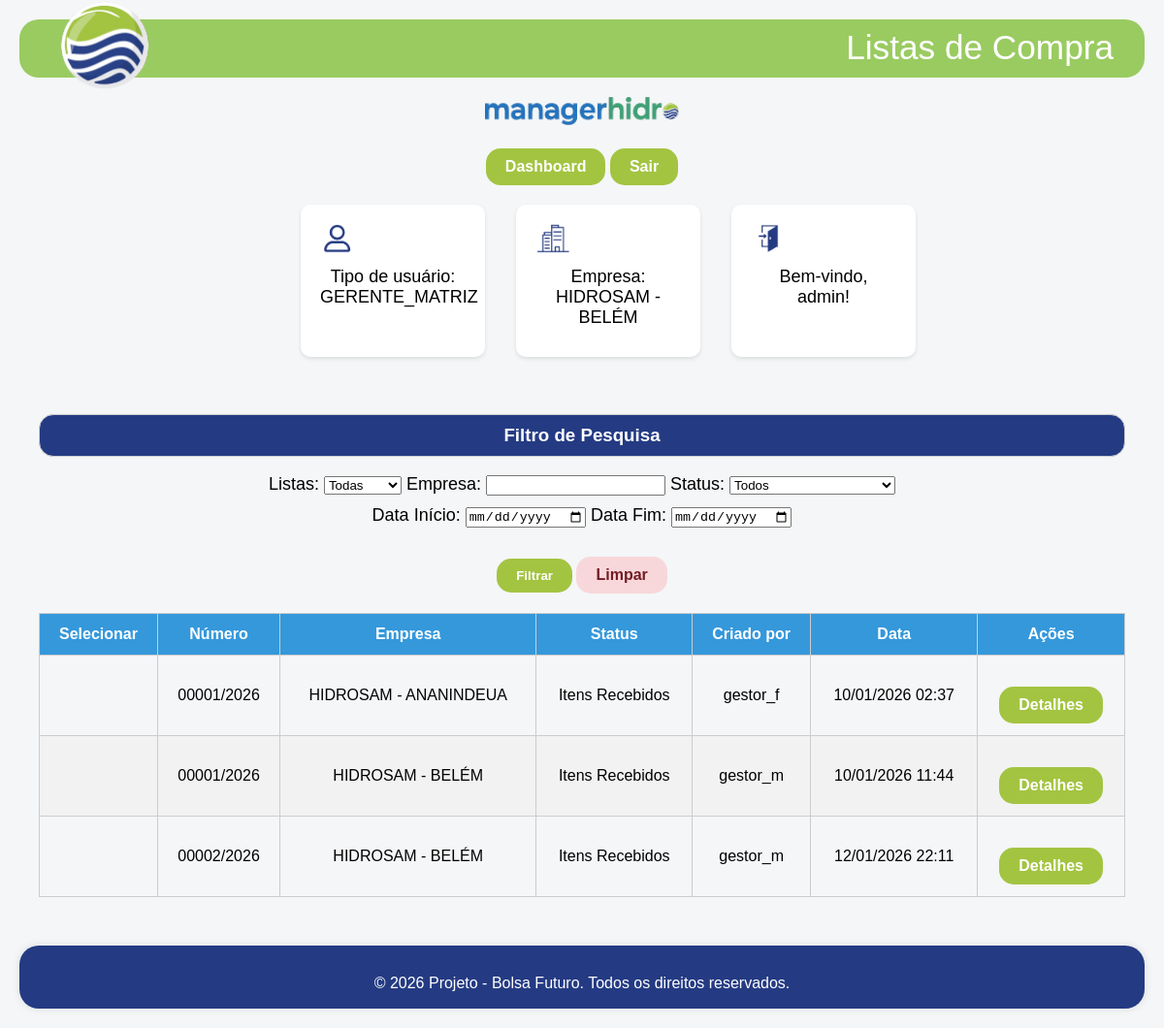
Page /compras/listas/ (signed in) on the committed database.
### usuarios/models.py (models this page shows, shortened)
class Usuario(AbstractUser):
    TIPOS_USUARIO = [
        ('GERENTE_MATRIZ', 'Gerente Matriz'),
        ('GERENTE_FILIAL', 'Gerente Filial'),
        ('GESTOR_MATRIZ', 'Gestor Matriz'),
        ('GESTOR_FILIAL', 'Gestor Filial'),
        ('FUNCIONARIO', 'Funcionário'),
    ]
    empresa = models.ForeignKey(Empresa, on_delete=models.CASCADE, null=True, blank=True)
    tipo_usuario = models.CharField(max_length=20, choices=TIPOS_USUARIO, null=True, blank=True)
    status_ativo = models.BooleanField(default=False)

### empresas/models.py (models this page shows, shortened)
class Empresa(models.Model):
    nome = models.CharField(max_length=150)
    endereco = models.CharField(max_length=255)
    email = models.EmailField()
    telefone = models.CharField(max_length=20)

### compras/models.py (models this page shows, shortened)
class ListaCompra(models.Model):
    STATUS = [
        ('EM_CRIACAO', 'Em Criação'),
        ('EM_PROCESSO_AUTORIZACAO', 'Em processo de autorização'),
        ('AUTORIZADA', 'Autorizada'),
        ('UNIDA', 'Unida'),
        ('EM_PROCESSO_CONSOLIDACAO', 'Em processo de consolidação'),
        ('CONSOLIDADA', 'Consolidada'),
        ('EM_PROCESSO_COMPRA', 'Em Processo de Compra'),
        ('EM_ENTREGA', 'Em Rota de Entrega'),
        ('RECEBIDA', 'Itens Recebidos'),
    ]
    numero = models.CharField(max_length=20, unique=False)  # Ex: 00001/2025
    empresa = models.ForeignKey(Empresa, on_delete=models.CASCADE, related_name="listas_compra")
    status = models.CharField(max_length=30, choices=STATUS, default='EM_CRIACAO')
    criado_por = models.ForeignKey(Usuario, on_delete=models.CASCADE, related_name="listas_criadas")
    data_criacao = models.DateTimeField(auto_now_add=True)
    listas_unidas = models.ManyToManyField("self", blank=True, symmetrical=False, related_name="lista_principal")
    class Meta:
        unique_together = ('empresa', 'numero')  # garante unicidade por empresa

### compras/views.py (the view)
# urls.py: path('listas/', views.lista_compras, name='lista_compras'),
@login_required(login_url='/login/')
def lista_compras(request):
    if request.user.tipo_usuario in ["GERENTE_MATRIZ", "GESTOR_MATRIZ"]:
        listas = ListaCompra.objects.exclude(
            status__in=["EM_CRIACAO", "EM_PROCESSO_AUTORIZACAO"]
        ) | ListaCompra.objects.filter(
            empresa=request.user.empresa,
            status__in=["EM_CRIACAO", "EM_PROCESSO_AUTORIZACAO"]
        )
    else:
        listas = ListaCompra.objects.filter(empresa=request.user.empresa)
    empresa_nome = request.GET.get('empresa') or ""
    status = request.GET.get('status')
    data_inicio = request.GET.get('data_inicio')
    data_fim = request.GET.get('data_fim')
    principal = request.GET.get('principal')
    if empresa_nome:
        listas = listas.filter(empresa__nome__icontains=empresa_nome)
    if status:
        listas = listas.filter(status=status)
    if data_inicio:
        listas = listas.filter(data_criacao__date__gte=data_inicio)
    if data_fim:
        listas = listas.filter(data_criacao__date__lte=data_fim)
    principais = listas.filter(listas_unidas__isnull=False).distinct()
    unidas = listas.filter(status="UNIDA")
    if principal == "principais":
        listas = principais  # mostra só as listas principais (que têm unidas)
    elif principal == "unidas":
        listas = unidas # só as listas unidas (que pertencem a uma principal)
    tem_autorizada = listas.filter(status="AUTORIZADA").exists()
    tem_unida = listas.filter(status="UNIDA").exists()
    tem_consolidada = listas.filter(status="CONSOLIDADA").exists()
    contexto = {
        'listas': listas,
        'tem_autorizada': tem_autorizada,
        'tem_unida': tem_unida,
        'tem_consolidada': tem_consolidada,
        'principais': principais,
        'unidas': unidas,
        'empresa_nome': empresa_nome,
        'status': status,
        'data_inicio': data_inicio,
        'data_fim': data_fim,
        'header_title': "Listas de Compra",
    }
    return render(request, 'compras/listas.html', contexto)

### compras/templates/compras/listas.html (shortened to what this page needs)
{% extends 'base.html' %}
{% block content %}
<h3 class="center">Filtro de Pesquisa</h3>
<form method="get" class="center" style="margin-bottom: 20px;">
  <p>
    <label for="principal">Listas:</label>
    <select name="principal" id="principal">
      <option value="">Todas</option>
    </select>
    <label for="empresa">Empresa:</label>
    <input type="text" name="empresa" id="empresa" value="{{ empresa_nome }}">
    <label for="status">Status:</label>
    <select name="status" id="status">
      <option value="">Todos</option>
    </select>
  </p>
  <p>
    <label for="data_inicio">Data Início:</label>
    <input type="date" name="data_inicio" id="data_inicio" value="{{ data_inicio }}">
    <label for="data_fim">Data Fim:</label>
    <input type="date" name="data_fim" id="data_fim" value="{{ data_fim }}">
  </p>
  <button type="submit" class="btn">Filtrar</button>
  <a href="{% url 'lista_compras' %}" class="btn alerta">Limpar</a>
</form>
{% if listas %}
  <form method="post" action="{% url 'unir_listas' %}" style="display:inline;" id="form-unir">
    <table>
      <thead>
        <tr>
          <th>Selecionar
          </th>
          <th>Número</th>
          <th>Empresa</th>
          <th>Status</th>
          <th>Criado por</th>
          <th>Data</th>
          <th>Ações</th>
        </tr>
      </thead>
      <tbody>
        {% for lista in listas %}
          <tr>
            <td>
            </td>
            <td>{{ lista.numero }}</td>
            <td>{{ lista.empresa.nome }}</td>
            <td>{{ lista.get_status_display }}</td>
            <td>{{ lista.criado_por.username }}</td>
            <td>{{ lista.data_criacao|date:"d/m/Y H:i" }}</td>
            <td>
              {% if lista.status == "EM_CRIACAO" %}
                {% if request.user.tipo_usuario in "GESTOR_MATRIZ GESTOR_FILIAL" %}
                  <a href="{% url 'detalhes_lista' lista.id %}" class="btn">Detalhes</a>
                  <a href="{% url 'excluir_lista' lista.id %}" class="btn alerta" onclick="return confirm('Tem certeza que deseja excluir esta lista?')">Excluir</a>
                {% endif %}
              {% elif lista.status == "EM_PROCESSO_AUTORIZACAO" %}
                {% if request.user.tipo_usuario in "GERENTE_MATRIZ GERENTE_FILIAL" %}
                  <a href="{% url 'detalhes_lista' lista.id %}" class="btn">Detalhes</a>
                {% endif %}
              {% elif lista.status == "AUTORIZADA" and request.user.tipo_usuario == "GESTOR_MATRIZ" %}
                <a href="{% url 'detalhes_lista' lista.id %}" class="btn">Detalhes</a>
              {% elif lista.status == "UNIDA" %}
              {% elif lista.status == "EM_PROCESSO_CONSOLIDACAO" and request.user.tipo_usuario == "GERENTE_MATRIZ" %}
                <a href="{% url 'detalhes_lista' lista.id %}" class="btn">Detalhes</a>
              {% elif lista.status == "CONSOLIDADA" and request.user.tipo_usuario == "GESTOR_MATRIZ" %}
                {% if lista.listas_unidas.exists %}
                  <a href="{% url 'detalhes_lista' lista.id %}" class="btn">Detalhes</a>
                {% endif %}
              {% elif lista.status == "EM_PROCESSO_COMPRA" and request.user.tipo_usuario == "GESTOR_MATRIZ" %}
                {% if lista.listas_unidas.exists %}
                  <a href="{% url 'detalhes_lista' lista.id %}" class="btn">Receber</a>
                {% else %}
                  <a href="{% url 'detalhes_lista' lista.id %}" class="btn">Enviar</a>
                {% endif %}
              {% else %}
                <a href="{% url 'detalhes_lista' lista.id %}" class="btn">Detalhes</a>
              {% endif %}
            </td>
          </tr>
        {% endfor %}
      </tbody>
    </table>
  </form>
{% else %}
  <p class="empty">Nenhuma lista cadastrada.</p>
{% endif %}
{% endblock %}

### templates/header.html (shortened to what this page needs)
{% load static %}
<header>
  <div class="header-content"></div>
    <div class="logo-container">
      <img src="{% static 'img/logo-hidro.png' %}" alt="Logo" class="logo-img">
    </div>
    {% if header_title %}
      <h1 class="header-title">{{ header_title }}</h1>
    {% endif %}
</header>
<nav class="center">
  <img src="{% static 'img/logo-sistema.png' %}" alt="Imagem centralizada" class="logo-sistema">
  {% if request.user.is_authenticated %}
    <div>
      {% if request.path != '/dashboard/' %}
      <a href="{% url 'dashboard' %}" class="btn">Dashboard</a>
      {% endif %}
      <a href="{% url 'logout' %}" class="btn">Sair</a>
    </div>
  </nav>
    <div class="row">
    <div class="card">
      <img src="{% static 'img/usuario.png' %}" alt="Logo" class="card-img">
      <p class="center">Tipo de usuário: {{ user.tipo_usuario }}</p>
    </div>
    <div class="card">
      <img src="{% static 'img/empresa.png' %}" alt="Logo" class="card-img">
      <p class="center">Empresa: {{ user.empresa.nome }}</p>
    </div>
    <div class="card">
      {% if request.user.is_authenticated %}
        <img src="{% static 'img/login.png' %}" alt="Logo" class="card-img">
        <p class="center">Bem-vindo, {{ request.user.username }}! </p>
      {% endif %}
    </div>
  </div>
  {% endif %}

### usuarios/static/css/style.css (style rules this page uses)
body { font-family: Arial, sans-serif; background-color: #f4f6f8; margin: 0; padding: 20px; }
h1, h2 { color: #2c3e50; text-align: center; }
p { font-size: 18px; margin: 10px 0; }
.center { text-align: center; }
header { position: relative; height: 60px; background-color: transparent; }
.header-content { background-color: #9acb61; height: 100%; width: 100%; position: relative; top: 0; left: 0; z-index: 1; border-radius: 20px; }
.logo-container { position: absolute; top: 50%; left: 2rem; transform: translateY(-50%); z-index: 2; }
.logo-img { height: 100px; width: auto; object-fit: contain; }
.header-title { position: absolute; right: 2rem; color: white; font-size: 2.2rem; font-weight: 20; z-index: 2; top: -25%; }
.card { background-color: #fff; border-radius: 10px; box-shadow: 0 2px 4px rgba(0, 0, 0, 0.1); padding: 20px; margin: 20px 0; max-width: 150px; }
.row { margin-left: 25%; display: flex; flex-wrap: wrap; gap: 2rem; }
.card-img { height: 30px; width: auto; object-fit: contain; }
h3 { background-color: #243b83; color: white; display: flex; justify-content: center; align-items: center; border: 1px solid #ccc; border-radius: 15px; padding: 10px; }
table { width: 100%; border-collapse: collapse; margin-top: 20px; }
th, td { padding: 12px; border: 1px solid #ccc; text-align: center; }
th { background-color: #3498db; color: white; }
tr:nth-child(even) { background-color: #f2f2f2; }
.btn { display: inline-block; margin-top: 20px; padding: 10px 20px; background-color: #a3c441; color: white; text-decoration: none; border-radius: 15px; font-weight: bold; border: none; }
.alerta { background-color: #f8d7da; color: #721c24; }
.logo-sistema { max-width: 200px; margin-top: 20px; }

### rows in the picture
Usuario: tipo_usuario "GERENTE_MATRIZ", empresa.nome "HIDROSAM - BELÉM", user.username "admin"
ListaCompra: numero "00001/2026", empresa.nome "HIDROSAM - ANANINDEUA", status "Itens Recebidos", criado_por.username "gestor_f", data_criacao "10/01/2026 02:37", shows "Detalhes"
ListaCompra: numero "00001/2026", empresa.nome "HIDROSAM - BELÉM", status "Itens Recebidos", criado_por.username "gestor_m", data_criacao "10/01/2026 11:44", shows "Detalhes"
ListaCompra: numero "00002/2026", empresa.nome "HIDROSAM - BELÉM", status "Itens Recebidos", criado_por.username "gestor_m", data_criacao "12/01/2026 22:11", shows "Detalhes"

### other values in the picture
{{ header_title }} "Listas de Compra"
